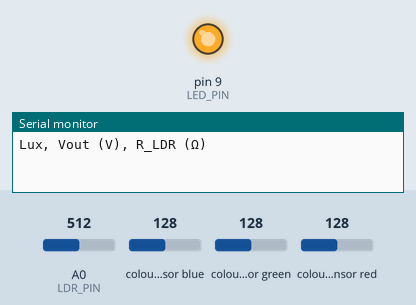
Simulated run of this sketch. Board: Arduino Uno, built with avr-gcc and run on an emulated ATmega328P. On the bench: output pins drawn as LEDs (lit = HIGH), the last lines printed to the serial monitor. Inputs (shaded band) come from the test bench; at power-on: A0 (LDR_PIN) = 512, colour sensor blue 128, colour sensor green 128, colour sensor red 128.

Above: at 0.1 s.
At 9.2 s:
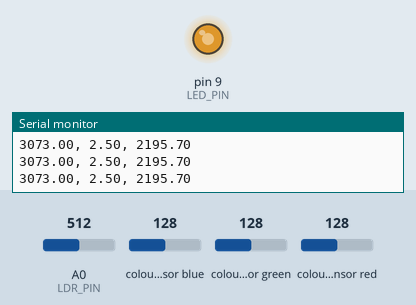
At 21.4 s:
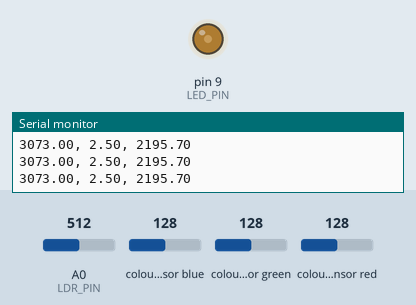
At 30.6 s:
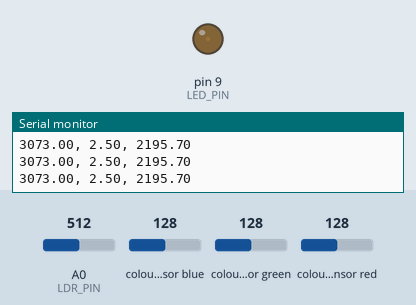
Timing chart, 0 to 40.0 s (numbered marks = the images above):
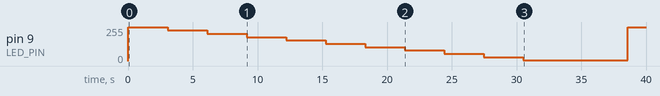

The sketch:

lux.ino
```cpp
#include <Wire.h>
#include "Adafruit_TCS34725.h"

const int LDR_PIN = A0;
const int LED_PIN = 9;  // TCS3472 LED control (PWM)
const float R_FIXED = 2200.0; // Use 1000.0 if using 1kΩ resistor
const float VCC = 5.0;

Adafruit_TCS34725 tcs = Adafruit_TCS34725(TCS34725_INTEGRATIONTIME_600MS, TCS34725_GAIN_16X);

void setup() {
    Serial.begin(9600);
    pinMode(LED_PIN, OUTPUT);
    analogWrite(LED_PIN, 255); // Start at max brightness

    if (!tcs.begin()) {
        Serial.println("No TCS3472 sensor found!");
        while (1);
    }

    Serial.println("Lux, Vout (V), R_LDR (Ω)");
}

void loop() {
    for (int brightness = 255; brightness >= 0; brightness -= 25) {  // Step brightness down
        analogWrite(LED_PIN, brightness);
        delay(1000);  // Allow LDR to adjust

        // Read light intensity
        uint16_t clear, red, green, blue;
        tcs.getRawData(&red, &green, &blue, &clear);
        float lux = clear;  // Approximates lux

        // Read LDR voltage
        int rawValue = analogRead(LDR_PIN);
        float Vout = (rawValue / 1023.0) * VCC;
        float R_LDR = R_FIXED * ((VCC / Vout) - 1);

        // Print results
        Serial.print(lux);
        Serial.print(", ");
        Serial.print(Vout);
        Serial.print(", ");
        Serial.println(R_LDR);

        delay(2000);  // Wait before next brightness level
    }

    Serial.println("Cycle complete. Restarting...");
    delay(5000);  // Restart cycle after a pause
}
```

Measured:
- by itself, pin 9 (LED_PIN): 255/255 → 230/255 at 3.1 s, → 205/255 3.1 s later, → 180/255 3.1 s later, → 155/255 3.1 s later, … (11 changes in this stretch)
